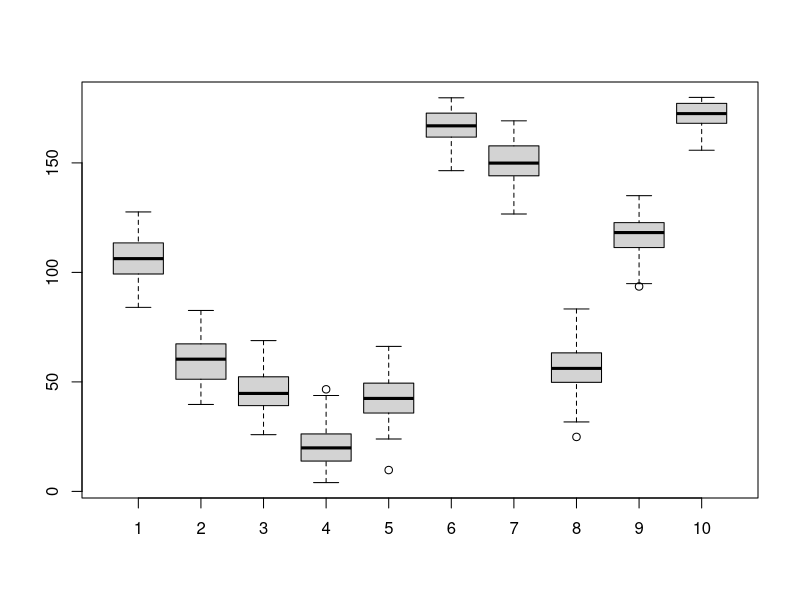
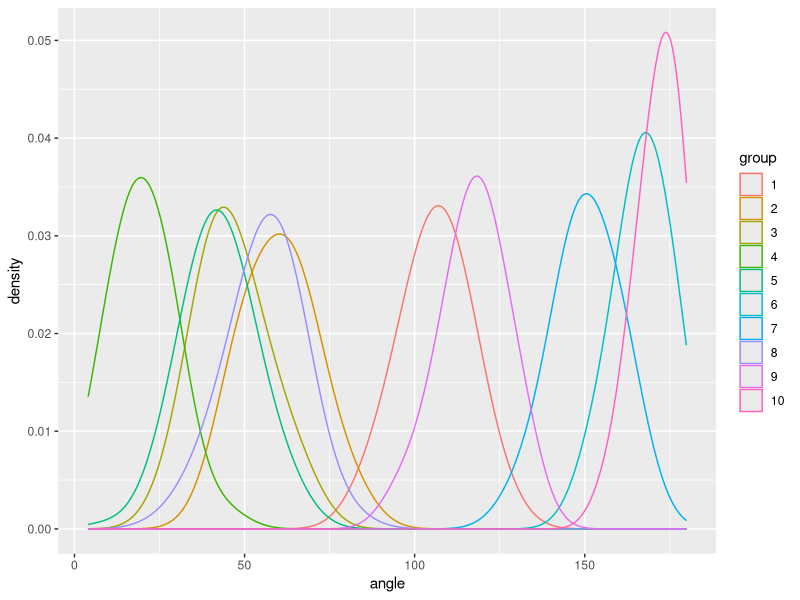
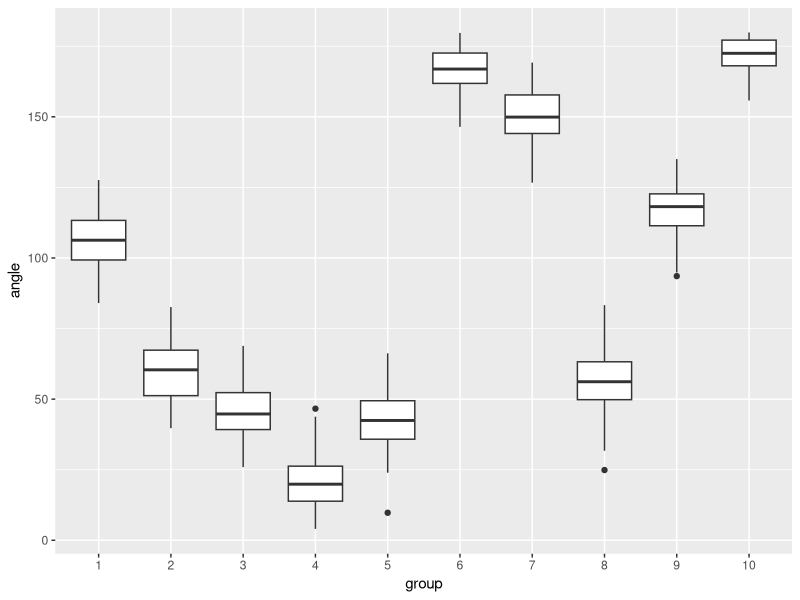

These figures' R source, in order:
# simulate data - angles
means <- runif(n = 10, min = 0, max = 180)
angles <- matrix(data = rep(x = means, 100), ncol = 10, byrow = T)
noise <- rnorm(n = 1000, mean = 0, sd = 10)
angles <- angles + noise
angles <- ifelse(angles > 0 & angles < 180, angles, NA)
# angles <- angles %% 180.0

boxplot(angles)

library(ggplot2)
library(reshape2)

# transform data for plotting
angles_df <- melt(angles)
names(angles_df) <- c('observation', 'group', 'angle')
angles_df$group <- as.factor(angles_df$group)

ggplot(angles_df, mapping = aes(x = angle, colour = group)) + geom_density(adjust=2)
ggplot(angles_df, mapping = aes(y = angle, x = group)) + geom_boxplot()

